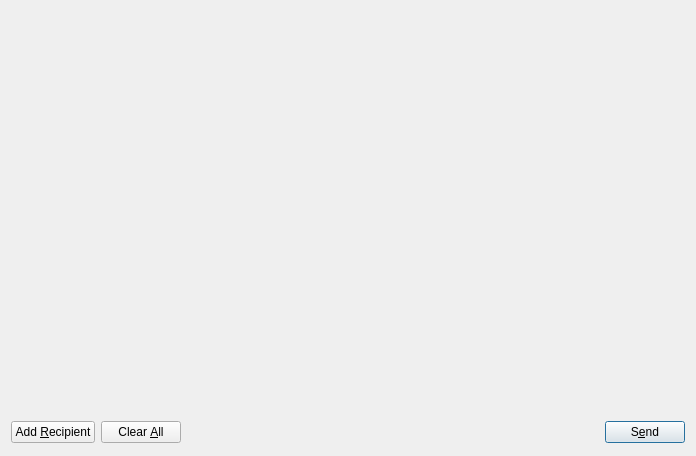
<?xml version="1.0" encoding="UTF-8"?>
<ui version="4.0">
 <class>SendCoinsDialog</class>
 <widget class="QDialog" name="SendCoinsDialog">
  <property name="geometry">
   <rect>
    <x>0</x>
    <y>0</y>
    <width>696</width>
    <height>456</height>
   </rect>
  </property>
  <property name="windowTitle">
   <string>Send Coins</string>
  </property>
  <layout class="QVBoxLayout" name="verticalLayout">
   <property name="leftMargin">
    <number>11</number>
   </property>
   <property name="topMargin">
    <number>13</number>
   </property>
   <property name="rightMargin">
    <number>11</number>
   </property>
   <property name="bottomMargin">
    <number>13</number>
   </property>
   <item>
    <widget class="QScrollArea" name="scrollArea">
     <property name="frameShape">
      <enum>QFrame::NoFrame</enum>
     </property>
     <property name="frameShadow">
      <enum>QFrame::Plain</enum>
     </property>
     <property name="widgetResizable">
      <bool>true</bool>
     </property>
     <widget class="QWidget" name="scrollAreaWidgetContents">
      <property name="geometry">
       <rect>
        <x>0</x>
        <y>0</y>
        <width>674</width>
        <height>394</height>
       </rect>
      </property>
      <layout class="QVBoxLayout" name="verticalLayout_2">
       <property name="margin">
        <number>0</number>
       </property>
       <item>
        <layout class="QVBoxLayout" name="entries">
         <property name="spacing">
          <number>6</number>
         </property>
        </layout>
       </item>
       <item>
        <spacer name="verticalSpacer">
         <property name="orientation">
          <enum>Qt::Vertical</enum>
         </property>
         <property name="sizeHint" stdset="0">
          <size>
           <width>20</width>
           <height>40</height>
          </size>
         </property>
        </spacer>
       </item>
      </layout>
     </widget>
    </widget>
   </item>
   <item>
    <layout class="QHBoxLayout" name="horizontalLayout">
     <item>
      <widget class="QPushButton" name="addButton">
       <property name="toolTip">
        <string>Send to multiple recipients at once</string>
       </property>
       <property name="text">
        <string>Add &amp;Recipient</string>
       </property>
       <property name="icon">
        <iconset resource="../bitcoin.qrc">
         <normaloff>:/icons/add</normaloff>:/icons/add</iconset>
       </property>
       <property name="autoDefault">
        <bool>false</bool>
       </property>
      </widget>
     </item>
     <item>
      <widget class="QPushButton" name="clearButton">
       <property name="sizePolicy">
        <sizepolicy hsizetype="Minimum" vsizetype="Fixed">
         <horstretch>0</horstretch>
         <verstretch>0</verstretch>
        </sizepolicy>
       </property>
       <property name="toolTip">
        <string>Remove all transaction fields</string>
       </property>
       <property name="text">
        <string>Clear &amp;All</string>
       </property>
       <property name="icon">
        <iconset resource="../bitcoin.qrc">
         <normaloff>:/icons/remove</normaloff>:/icons/remove</iconset>
       </property>
       <property name="autoRepeatDelay">
        <number>300</number>
       </property>
       <property name="autoDefault">
        <bool>false</bool>
       </property>
      </widget>
     </item>
     <item>
      <layout class="QHBoxLayout" name="horizontalLayout_2">
       <property name="spacing">
        <number>3</number>
       </property>
      </layout>
     </item>
     <item>
      <spacer name="horizontalSpacer">
       <property name="orientation">
        <enum>Qt::Horizontal</enum>
       </property>
       <property name="sizeHint" stdset="0">
        <size>
         <width>40</width>
         <height>20</height>
        </size>
       </property>
      </spacer>
     </item>
     <item>
      <widget class="QPushButton" name="sendButton">
       <property name="minimumSize">
        <size>
         <width>0</width>
         <height>0</height>
        </size>
       </property>
       <property name="toolTip">
        <string>Confirm the send action</string>
       </property>
       <property name="text">
        <string>S&amp;end</string>
       </property>
       <property name="icon">
        <iconset resource="../bitcoin.qrc">
         <normaloff>:/icons/send</normaloff>:/icons/send</iconset>
       </property>
       <property name="default">
        <bool>true</bool>
       </property>
      </widget>
     </item>
    </layout>
   </item>
  </layout>
 </widget>
 <resources>
  <include location="../bitcoin.qrc"/>
 </resources>
 <connections/>
</ui>
